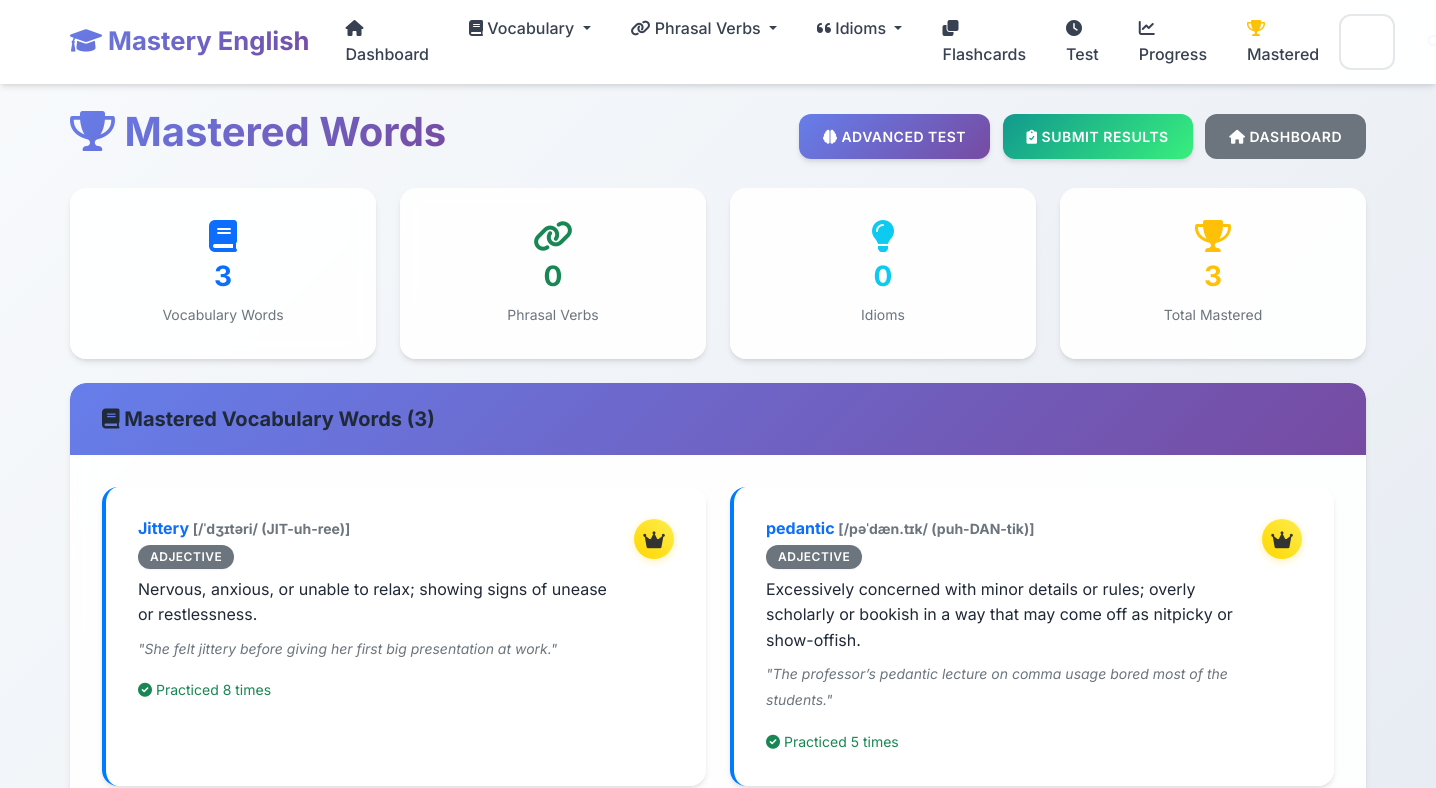
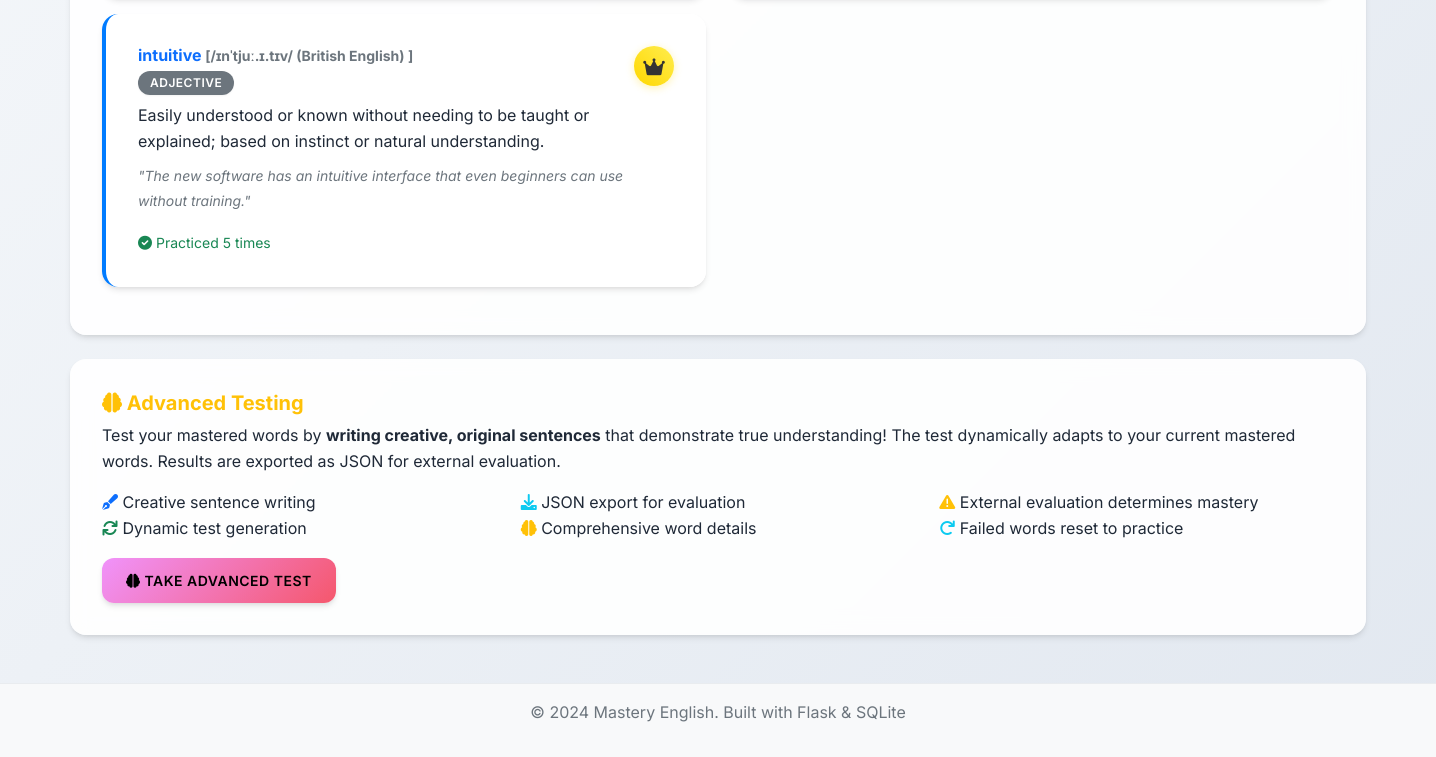
Before: /mastered with the older database file (2 pictures, top to bottom).
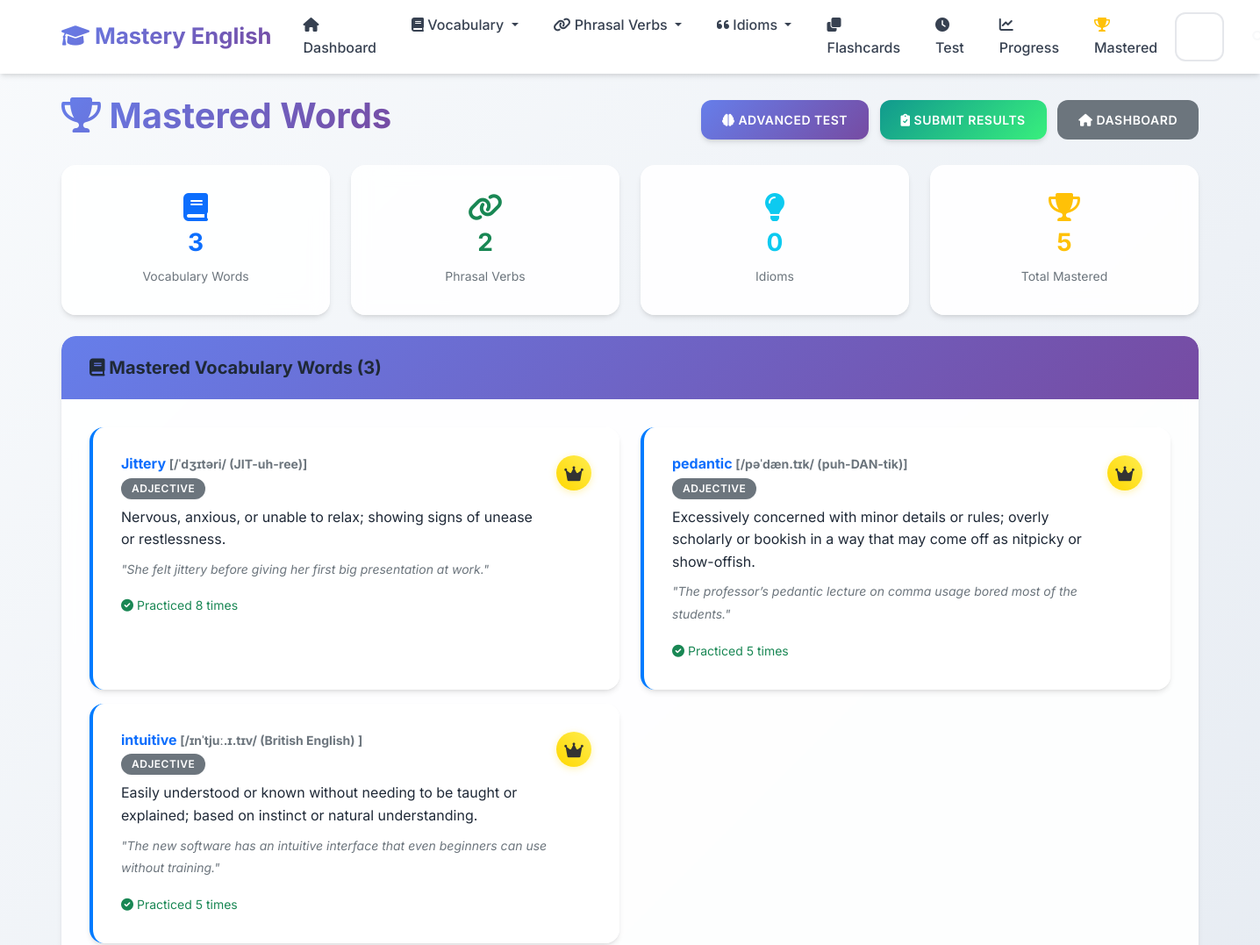
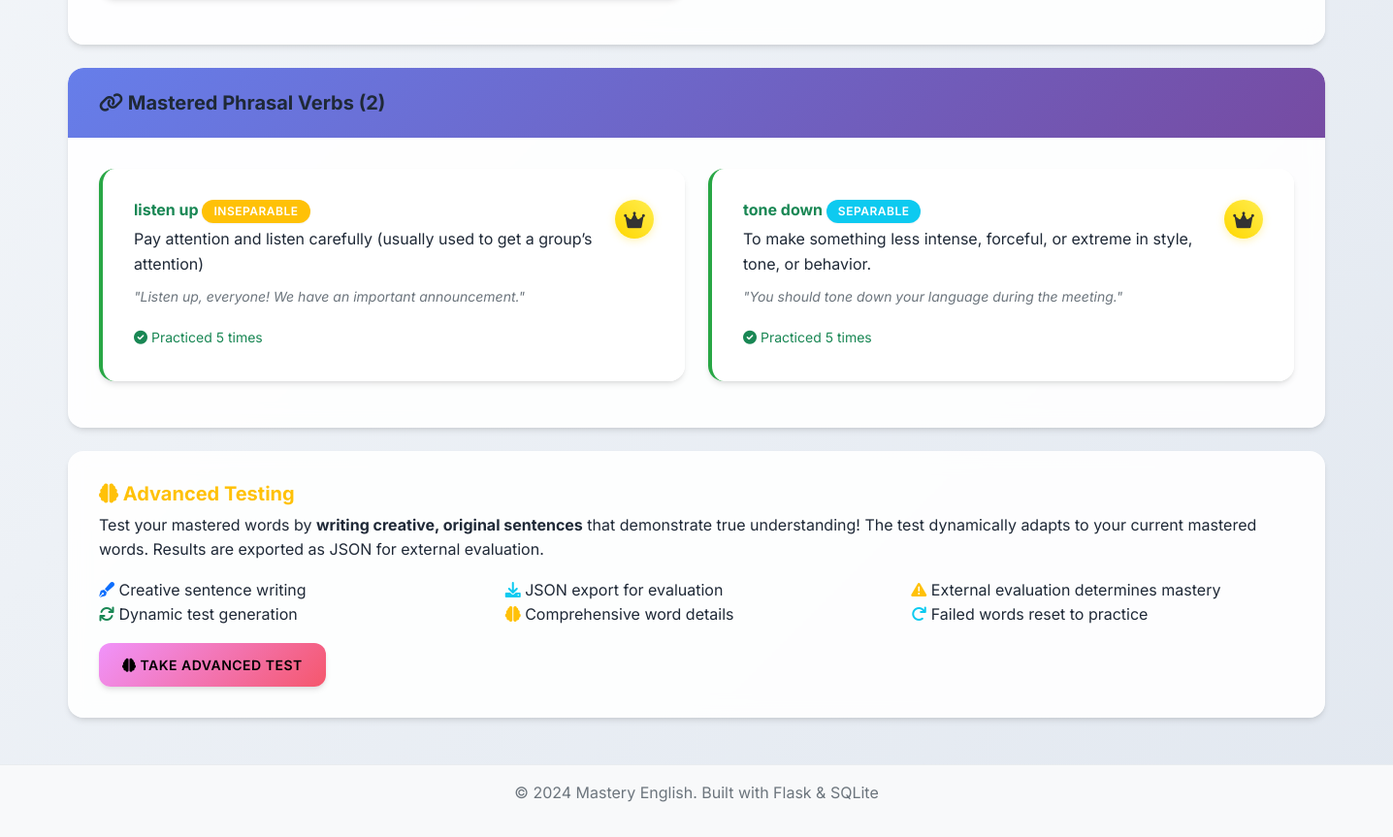
After: the same page with the newer database file (2 pictures, top to bottom).
### app.py (models this page shows, shortened)
class VocabularyWord(db.Model):
    __tablename__ = 'vocabulary_words'
    id = db.Column(db.Integer, primary_key=True)
    word = db.Column(db.String(100), nullable=False)
    definition = db.Column(db.Text, nullable=False)
    example_sentence = db.Column(db.Text)
    pronunciation = db.Column(db.String(100))
    part_of_speech = db.Column(db.String(50))
    difficulty_level = db.Column(db.String(20), default='medium')
    date_added = db.Column(db.DateTime, default=datetime.utcnow)
    times_practiced = db.Column(db.Integer, default=0)
    last_practiced = db.Column(db.DateTime)
    mastery_level = db.Column(db.Integer, default=0)

class PhrasalVerb(db.Model):
    __tablename__ = 'phrasal_verbs'
    id = db.Column(db.Integer, primary_key=True)
    phrasal_verb = db.Column(db.String(100), nullable=False)
    meaning = db.Column(db.Text, nullable=False)
    example_sentence = db.Column(db.Text)
    separable = db.Column(db.Boolean, default=False)
    difficulty_level = db.Column(db.String(20), default='medium')
    date_added = db.Column(db.DateTime, default=datetime.utcnow)
    times_practiced = db.Column(db.Integer, default=0)
    last_practiced = db.Column(db.DateTime)
    mastery_level = db.Column(db.Integer, default=0)

### app.py (the view)
@app.route('/mastered')
def mastered_words():
    mastered_vocab = VocabularyWord.query.filter(VocabularyWord.mastery_level == 5).all()
    mastered_phrasal = PhrasalVerb.query.filter(PhrasalVerb.mastery_level == 5).all()
    mastered_idioms = Idiom.query.filter(Idiom.mastery_level == 5).all()
    total_mastered = len(mastered_vocab) + len(mastered_phrasal) + len(mastered_idioms)
    stats = {
        'vocabulary': len(mastered_vocab),
        'phrasal_verbs': len(mastered_phrasal),
        'idioms': len(mastered_idioms),
        'total': total_mastered
    }
    return render_template('mastered_words.html',
                         mastered_vocab=mastered_vocab,
                         mastered_phrasal=mastered_phrasal,
                         mastered_idioms=mastered_idioms,
                         stats=stats)

### templates/mastered_words.html (shortened to what the changed rows need)
{% extends "base.html" %}
{% block content %}
<div class="row">
    <div class="col-12">
        <div class="d-flex justify-content-between align-items-center mb-4">
            <h1>
                <i class="fas fa-trophy text-warning"></i> Mastered Words
            </h1>
        </div>
    </div>
</div>
<div class="row mb-4">
    <div class="col-md-3">
        <div class="card text-center border-success">
            <div class="card-body">
                <i class="fas fa-link fa-2x text-success mb-2"></i>
                <h3 class="text-success">{{ stats.phrasal_verbs }}</h3>
                <small class="text-muted">Phrasal Verbs</small>
            </div>
        </div>
    </div>
    <div class="col-md-3">
        <div class="card text-center border-warning">
            <div class="card-body">
                <i class="fas fa-trophy fa-2x text-warning mb-2"></i>
                <h3 class="text-warning">{{ stats.total }}</h3>
                <small class="text-muted">Total Mastered</small>
            </div>
        </div>
    </div>
</div>
{% if stats.total == 0 %}
<div class="row">
    <div class="col-12">
        <div class="card">
            <div class="card-body text-center py-5">
                <i class="fas fa-graduation-cap fa-4x text-muted mb-3"></i>
                <h3 class="text-muted">No Mastered Words Yet</h3>
                <p class="text-muted mb-4">Start practicing to master your vocabulary, phrasal verbs, and idioms!</p>
                <div>
                    <a href="{{ url_for('flashcards', category='vocabulary') }}" class="btn btn-primary me-2">
                        <i class="fas fa-play"></i> Practice Vocabulary
                    </a>
                    <a href="{{ url_for('flashcards', category='phrasal-verbs') }}" class="btn btn-success me-2">
                        <i class="fas fa-play"></i> Practice Phrasal Verbs
                    </a>
                    <a href="{{ url_for('flashcards', category='idioms') }}" class="btn btn-info">
                        <i class="fas fa-play"></i> Practice Idioms
                    </a>
                </div>
            </div>
        </div>
    </div>
</div>
{% else %}
{% if mastered_vocab %}
<div class="row mb-4">
    <div class="col-12">
        <div class="card">
            <div class="card-body">
                <div class="row">
                    {% for word in mastered_vocab %}
                    <div class="col-md-6 mb-3">
                        <div class="card h-100 border-left-primary">
                            <div class="card-body">
                                <div class="d-flex justify-content-between align-items-start">
                                    <div class="flex-grow-1">
                                        <h6 class="card-title text-primary mb-1">
                                            {{ word.word }}
                                            {% if word.pronunciation %}
                                            <small class="text-muted">[{{ word.pronunciation }}]</small>
                                            {% endif %}
                                        </h6>
                                        {% if word.part_of_speech %}
                                        <span class="badge bg-secondary mb-2">{{ word.part_of_speech }}</span>
                                        {% endif %}
                                        <p class="card-text mb-2">{{ word.definition }}</p>
                                        {% if word.example_sentence %}
                                        <p class="card-text">
                                            <small class="text-muted">
                                                <em>"{{ word.example_sentence }}"</em>
                                            </small>
                                        </p>
                                        {% endif %}
                                        <small class="text-success">
                                            <i class="fas fa-check-circle"></i>
                                            Practiced {{ word.times_practiced }} times
                                        </small>
                                    </div>
                                    <div class="ms-2">
                                        <div class="mastery-badge mastery-5">
                                            <i class="fas fa-crown"></i>
                                        </div>
                                    </div>
                                </div>
                            </div>
                        </div>
                    </div>
                    {% endfor %}
                </div>
            </div>
        </div>
    </div>
</div>
{% endif %}
{% if mastered_phrasal %}
<div class="row mb-4">
    <div class="col-12">
        <div class="card">
            <div class="card-header bg-success text-white">
                <h5 class="mb-0">
                    <i class="fas fa-link"></i> Mastered Phrasal Verbs ({{ mastered_phrasal|length }})
                </h5>
            </div>
            <div class="card-body">
                <div class="row">
                    {% for phrasal in mastered_phrasal %}
                    <div class="col-md-6 mb-3">
                        <div class="card h-100 border-left-success">
                            <div class="card-body">
                                <div class="d-flex justify-content-between align-items-start">
                                    <div class="flex-grow-1">
                                        <h6 class="card-title text-success mb-1">
                                            {{ phrasal.phrasal_verb }}
                                            {% if phrasal.separable %}
                                            <span class="badge bg-info">Separable</span>
                                            {% else %}
                                            <span class="badge bg-warning">Inseparable</span>
                                            {% endif %}
                                        </h6>
                                        <p class="card-text mb-2">{{ phrasal.meaning }}</p>
                                        {% if phrasal.example_sentence %}
                                        <p class="card-text">
                                            <small class="text-muted">
                                                <em>"{{ phrasal.example_sentence }}"</em>
                                            </small>
                                        </p>
                                        {% endif %}
                                        <small class="text-success">
                                            <i class="fas fa-check-circle"></i>
                                            Practiced {{ phrasal.times_practiced }} times
                                        </small>
                                    </div>
                                    <div class="ms-2">
                                        <div class="mastery-badge mastery-5">
                                            <i class="fas fa-crown"></i>
                                        </div>
                                    </div>
                                </div>
                            </div>
                        </div>
                    </div>
                    {% endfor %}
                </div>
            </div>
        </div>
    </div>
</div>
{% endif %}
{% endif %}
{% endblock %}

Changed rows visible on the page:
now on this page (row edited): PhrasalVerb: phrasal_verb "listen up", separable "INSEPARABLE", meaning "Pay attention and listen carefully (usually used to get a group’s attention)", example_sentence "Listen up, everyone! We have an important announcement.", times_practiced "5"
now on this page (row edited): PhrasalVerb: phrasal_verb "tone down", separable "SEPARABLE", meaning "To make something less intense, forceful, or extreme in style, tone, or behavior.", example_sentence "You should tone down your language during the meeting.", times_practiced "5"
Other visible differences:
{{ stats.phrasal_verbs }}: "0" → "2"
{{ stats.total }}: "3" → "5"
{{ mastered_phrasal|length }}: (not shown) → "2"
text now shown: "Mastered Phrasal Verbs ( )"
